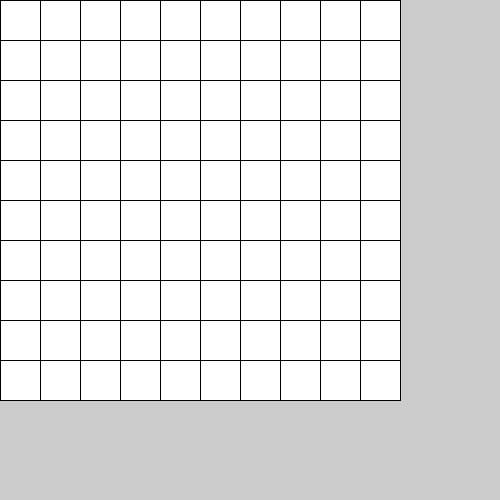
Frame 1 (no input)
Frame 60 (the mouse pressed at the canvas centre just before this capture): identical to frame 1, image omitted
Frame 120 (the mouse held since frame 60 and released just before this capture): identical to frame 1, image omitted

The Processing sketch that drew this single still picture (run headless with seeded random() and noise(); from frame 60 on, the mouse is pressed at the canvas centre):

// Processing sketch: av_portfolio_mesh_envrionment_basic_quad___triangles
// ── av_portfolio_mesh_envrionment_basic_quad___triangles.pde
// mesh basics sketch
// using QUAD_STRIP and TRIANGLE_STRIP modes with beginShape() function
// based on examples from
// http://vormplus.be/blog/article/processing-month-day-27-mesh-basics

void setup () {
  size(500, 500);
}

void draw () {
//  beginShape(QUAD_STRIP);
//  for(int i = http://vormplus.be/blog/article/processing-month-day-29-distorted-3d-meshhttp://vormplus.be/blog/article/processing-month-day-29-distorted-3d-meshhttp://vormplus.be/blog/article/processing-month-day-29-distorted-3d-mesh0; i < 11; i++) {
//    vertex(i * 40, 0);
//    vertex(i * 40, 60);
//  }
//  endShape();
  
//  beginShape(TRIANGLE_STRIP);
//  for(int i = 0; i < 11; i++) {
//    vertex(i * 40, 0);
//    vertex(i * 40, 60);
//  }
//  endShape();
  
  for( int j = 0; j < 10; j++) {
  beginShape(QUAD_STRIP);
  for(int i = 0; i < 11; i++) {
    vertex(i * 40, j * 40);
    vertex(i * 40, (j+1) * 40);
  }
  endShape();
  }
  
}
